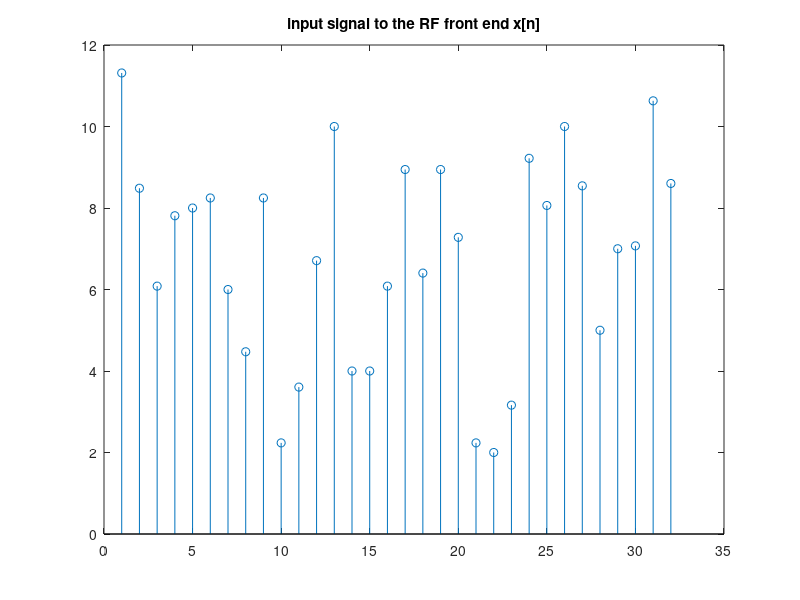
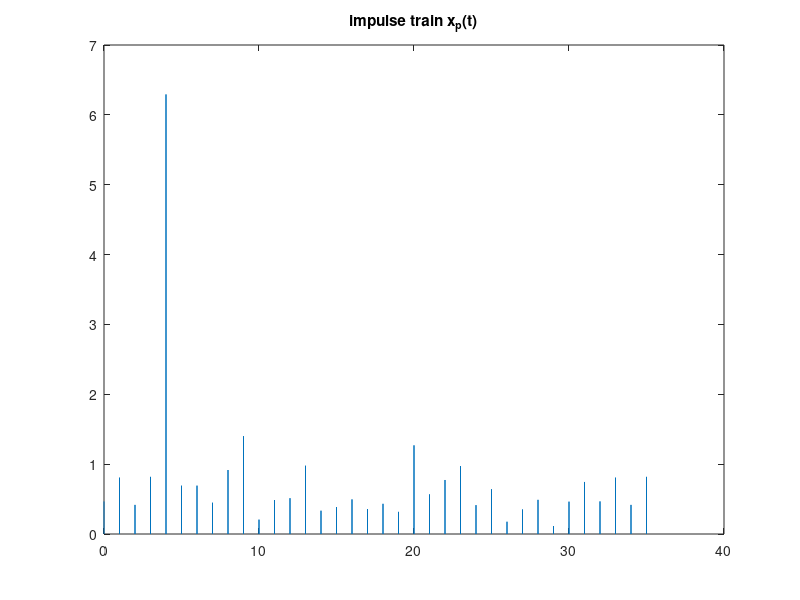
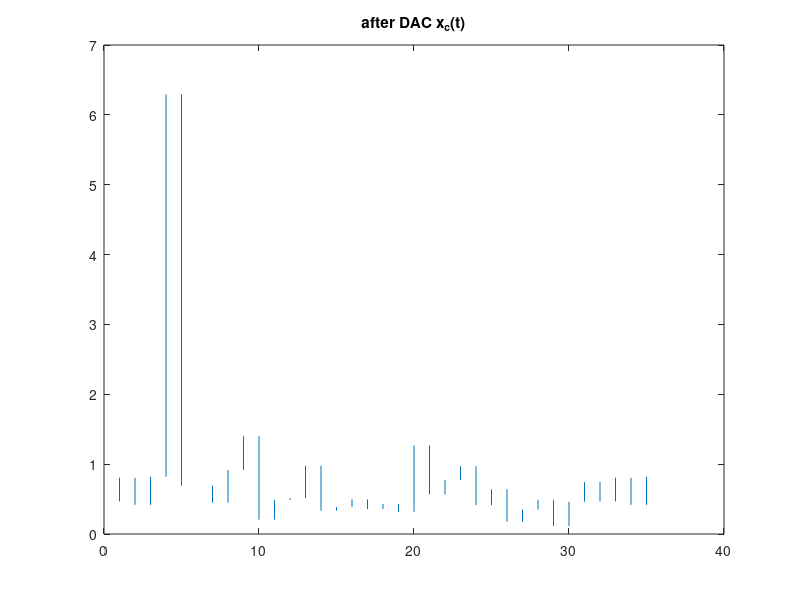
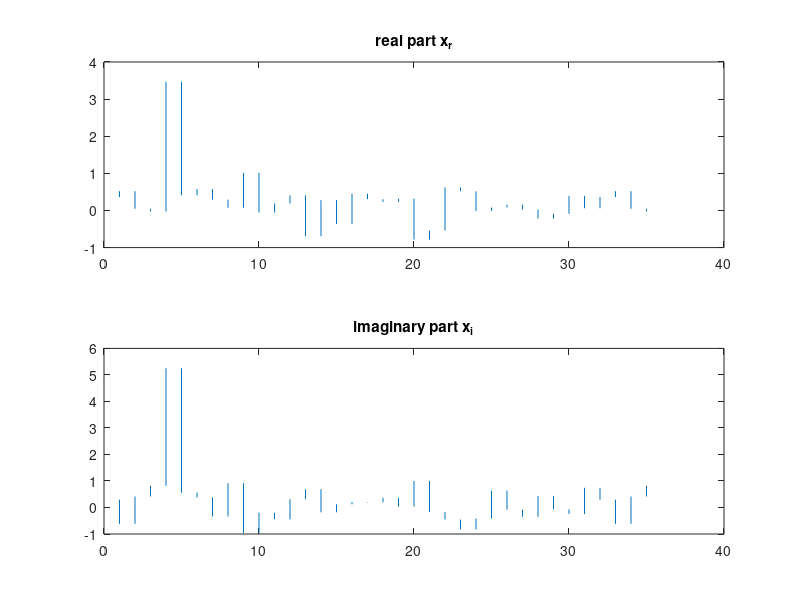

The MATLAB script that drew these images, in order:
clc
clear

nxn=35;  % number of data points
fs=10^4;  % sampling frequency
%% --------------------------original signal-----------------------------------------
x=randi([0 8],1,32)+1i*randi([0 8],1,32);% generate signal
figure(1)
stem(abs(x))
title('input signal to the RF front end x[n]')
%% -----------------------------IFFT-------------------------------------------
xifft=ifft(x,32);% ifft
%% -----------------------------add CP------------------------------------------
xn=[xifft(29:32) xifft];% add CP
%% ------------------------------DAC------------------------------------------
t=0:1/fs:nxn+1-2/fs;
xp=zeros(1,length(t));
for i=0:nxn
    xp(fs*i+1)=xn(i+1);
end
figure(2)
plot(t,abs(xp))
title('impulse train x_p(t)')
%% ----------------------------window a signal-----------------------------------
xc=zeros(1,length(t));
for i=1:length(t)
    xc(i)=xn(fix(i/fs)+1);
end                        % Convert to square wave
figure(3)
plot(t,abs(xc))
title('after DAC x_c(t)')
%% -------------------------seperate real part and imaginary part-------------
xr=real(xc);
xi=imag(xc);
figure(4)
subplot(2,1,1)
plot(t,xr)
title('real part x_r')
subplot(2,1,2)
plot(t,xi)
title('imaginary part x_i')
%% ------------------------modulation----------------------------------------
xcos=xr.*cos(150.*t); % wc=150
xsin=xi.*sin(150.*t);
figure(5)
plot(t,xcos)
hold on
plot(t,xsin)
title('after modulation x_{cos} x_{sin}')
legend('x_{cos}','x_{sin}')
%% ---------------------sum-----------------------------------------------
xtr=xcos+xsin;
figure(6)
plot(t,xtr)
title('after summation x_{tr}')
%% block 4
h=zeros(1,length(t));
h(1)=0.5;
h(fs*(1.5+1))=0.4;
h(fs*(2.5+1))=0.3;
h(fs*(3+1))=0.3;
figure(7)
plot(t,h)
title('channel impulse response h(t)')
%% ---------------------------receive------------------------------------
XTR=fft(xtr,length(t));
H=fft(h,length(t));
y=ifft(XTR.*H,length(t));
figure(8)
plot(t,y)
title('received signal after channel')

yn=ifft(fft(y,length(t))./H);
figure(9)
plot(t,yn)
title('divided by H(jw) time domain')
%% -----------------------demodulation----------------------------
yr=2*yn.*cos(150.*t);
yi=2*yn.*sin(150.*t);
figure(10)
subplot(2,1,1)
plot(t,yr)
hold on
plot(t,xr)
title('real part y_r before LPF')
subplot(2,1,2)
plot(t,yi)
hold on
plot(t,xi)
title('imaginary part y_i before LPF')
%% --------------------low pass filter----------------------------
[b,a]=butter(1,100/(fs/2));
yrf=filter(b,a,yr);
yif=filter(b,a,yi);
figure(11)
subplot(2,1,1)
plot(t,yrf)
hold on
plot(t,xr)
title('real part y_r after LPF')
subplot(2,1,2)
plot(t,yif)
hold on
plot(t,xi)
title('imaginary part y_i after LPF')
%% -------------------------sampling---------------------------------
t2=0:nxn;
yrd=zeros(1,nxn+1); % yrd means singal y, real part, discrete
for i=0:nxn
    for ii=fs*i+1:fs*i+fs-1
         yrd(i+1)=yrd(i+1)+yrf(ii);
     end
     yrd(i+1)=yrd(i+1)/fs;
end
yid=zeros(1,nxn+1); % yid means signal y, imaginary part, discrete
for i=0:nxn
    for ii=fs*i+1:fs*i+fs-1
         yid(i+1)=yid(i+1)+yif(ii);
     end
     yid(i+1)=yid(i+1)/fs;
end
figure(12)
subplot(2,1,1)
stem(t2,yrd,'*')
hold on
stem(t2,real(xn))
title('real part y_r after sampling(blue)')
subplot(2,1,2)
stem(t2,yid,'*')
hold on
stem(t2,imag(xn))
title('imaginary part y_i after sampling(blue)')
%% ---------------------------remove CP + FFT----------------------
yrr=[yrd(5:36)];% yrr: signal y, real part, CP removed
yir=[yid(5:36)];% yrr: signal y, imaginary part, CP removed
yfft=fft(yrr+1i*yir,32);
figure(13)
subplot(3,1,1)
stem(abs(x))
title('|x|')
subplot(3,1,2)
stem(abs(yfft))
title('|y|')
subplot(3,1,3)
stem(abs(x-yfft))
title('|x-y|')
